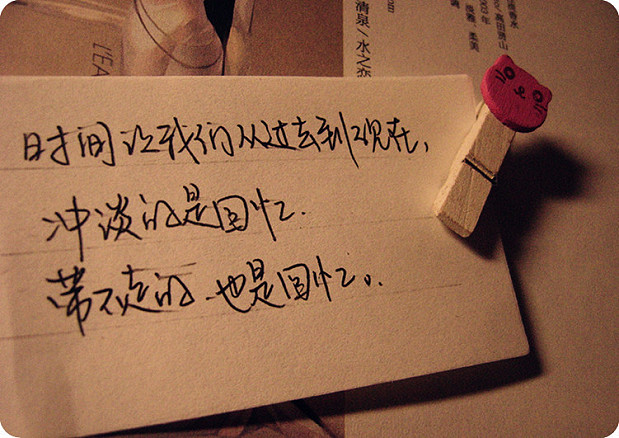
#> input picture test.jpeg, 619 x 438 px
$ python Sobel.py
#> lines starting #> are read from the running program, lines starting #| are printed output that depends on the picture; after the words box and inside, x2 and y2 are one past the last pixel; in counts of white or black regions, pixels touching at a corner belong together
import numpy as np
import cv2


def Sobel(image, thresh=100):
    print(np.shape(image))
    rows, cols = np.shape(image)
    result = np.zeros((rows, cols), dtype=np.uint8)
    for i in range(1, rows - 1):
        for j in range(1, cols - 1):
            det_x = 2 * np.abs(image[i + 1, j] - image[i - 1, j]) + np.abs(
                image[i - 1][j - 1] - image[i - 1][j + 1]) + np.abs(image[i + 1, j - 1] - image[i + 1, j + 1])
            det_y = 2 * np.abs(image[i + 1, j] - image[i - 1, j]) + np.abs(
                image[i - 1][j - 1] - image[i + 1][j - 1]) + np.abs(image[i + 1, j + 1] - image[i - 1, j + 1])
            det = np.sqrt(det_x * det_x + det_y * det_y)
            if det > thresh:
                result[i, j] = 255
    return result


if __name__ == '__main__':
    image = cv2.imread('test.jpeg')
#> image is the input picture: shape (438, 619, 3); mean B, G, R 75.1, 102.3, 146.4
    image = cv2.cvtColor(image, cv2.COLOR_BGR2GRAY)
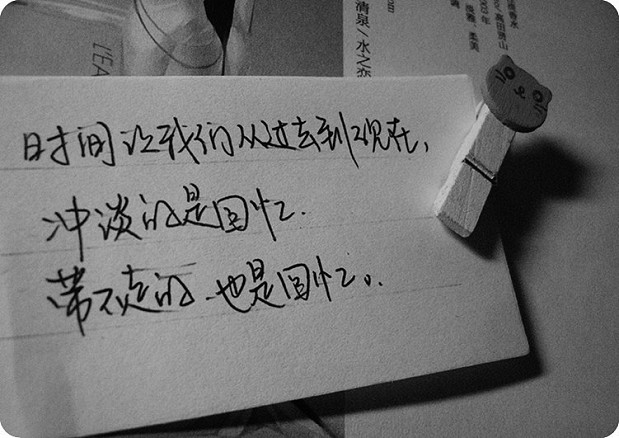
#> image: shape (438, 619); min 0, max 255, mean 112.4
    _, image = cv2.threshold(image, 80, 255, cv2.THRESH_BINARY)
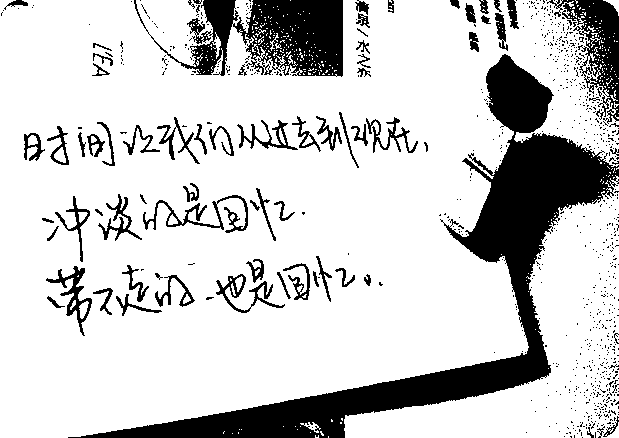
#> image: shape (438, 619); 80.3% white; 829 black regions (755 under 20 px), largest, box (x1, y1, x2, y2) and area: (68, 54, 619, 438) 28931, (134, 0, 343, 77) 8330, (547, 0, 619, 124) 3257
    # print(np.shape(image))
    result=Sobel(image,600)
#| (438, 619)
#> after the loop in Sobel, `for i in range(1, rows - 1):`:
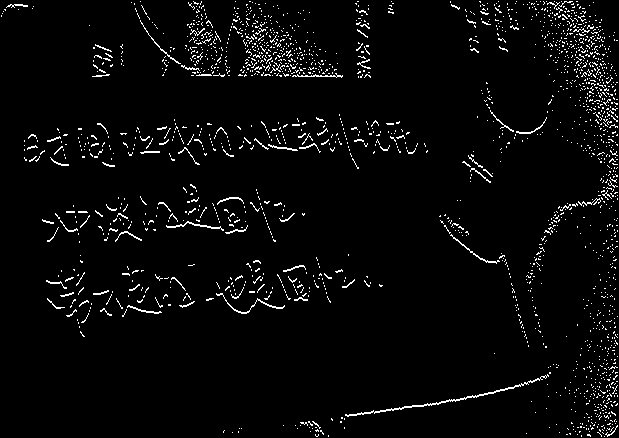
#> result: shape (438, 619); 3.5% white in thin lines or dots
    cv2.imshow('result', result)
    cv2.waitKey()
